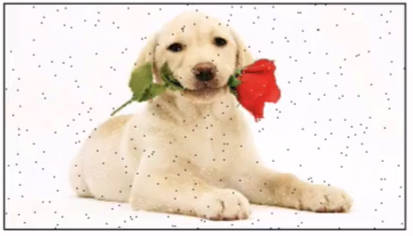
#> input picture dog.jpg, 413 x 236 px
$ jupyter execute --allow-errors 'l7图像平滑.ipynb'
#> lines starting #> are read from the running program, lines starting #| are printed output that depends on the picture
[cell 1]
import numpy as np
import cv2 as cv
import matplotlib.pyplot as plt

[cell 2]
dog = cv.imread("dog.jpg")
#> dog is the input picture: shape (236, 413, 3); mean B, G, R 214.8, 223.9, 235.7

[cell 3]
plt.imshow(dog[:,:,::-1])

# 均值滤波

[cell 4]
img = cv.blur(dog,(5,5))
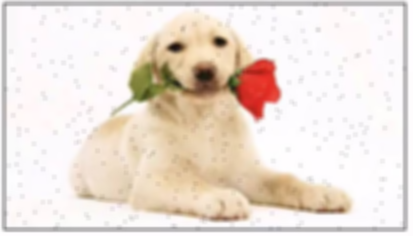
#> img: shape (236, 413, 3); mean B, G, R 214.8, 223.8, 235.6

#> (a cell that did not finish here is left out)

# 高斯滤波

[cell 6]
doggauss = cv.imread("doggauss.jpg")
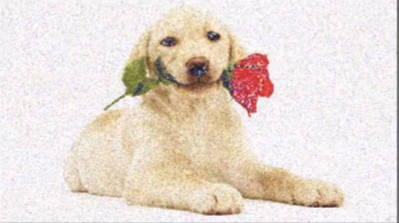
#> input picture doggauss.jpg, 399 x 223 px
#> doggauss is the input picture: shape (223, 399, 3); mean B, G, R 211.9, 220.5, 231.7

[cell 7]
plt.imshow(doggauss[:,:,::-1])

[cell 8]
img2 = cv.GaussianBlur(doggauss,(3,3),1)

[cell 9]
plt.imshow(img2[:,:,::-1])

# 中值滤波

[cell 10]
img3 = cv.medianBlur(dog,3)
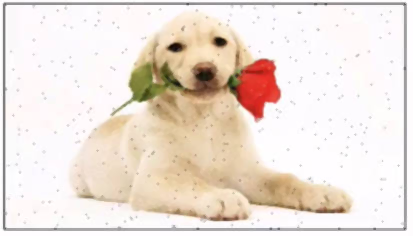
#> img3: shape (236, 413, 3); mean B, G, R 216.2, 225.2, 237.1

[cell 11]
plt.imshow(img3[:,:,::-1])
